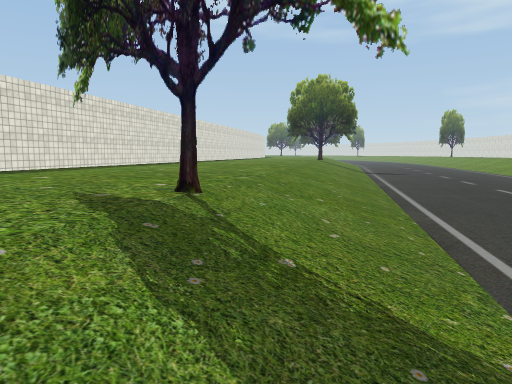
[1] (above)

17 first-person views from a walk through a Unity game level. The camera is 1.2 m above the floor, tilts 6° down and sees 70° across. The floor is counted in squares, 2 m on a side. Each view is taken from the middle of a square. On the plan, view 1 faces up. The plan holds only what a view shows up to about 10 squares ahead; the rest is blank. The place goes on beyond the plan. The player is left out. Some surface patterns are stand-ins.

[2]
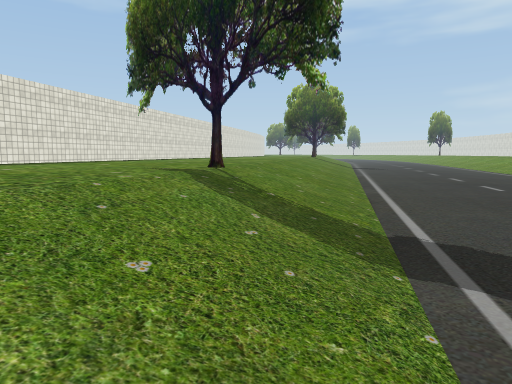

[3]
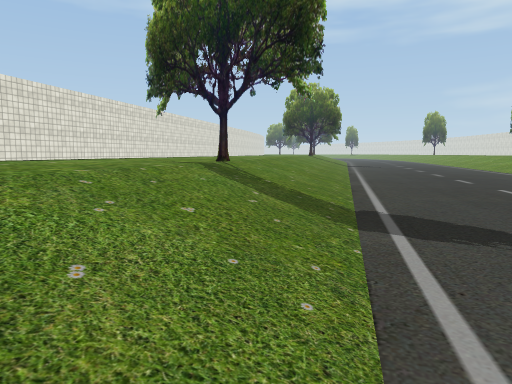

[4]
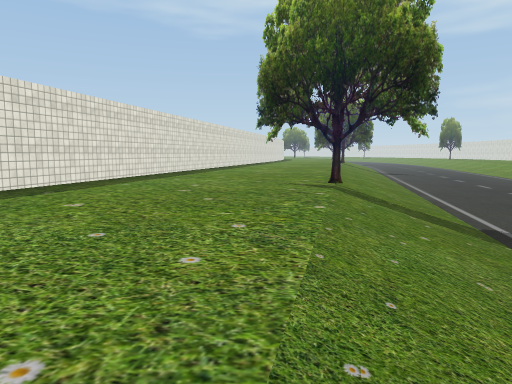

[5]
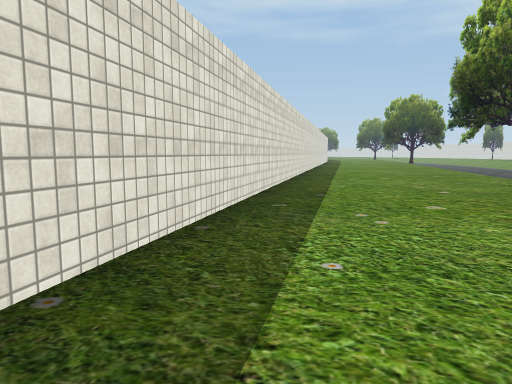

[6]
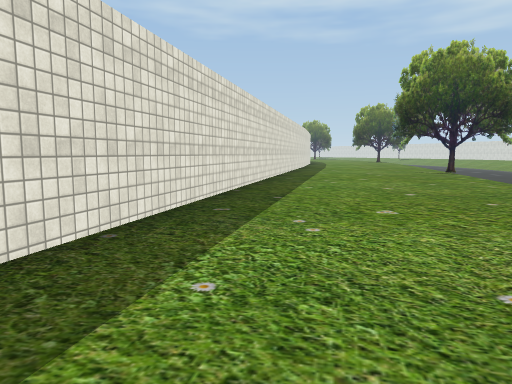

[7]
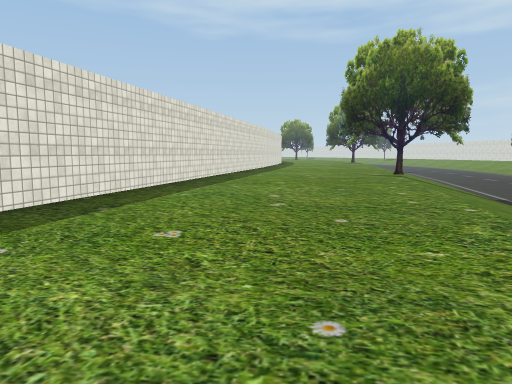

[8]
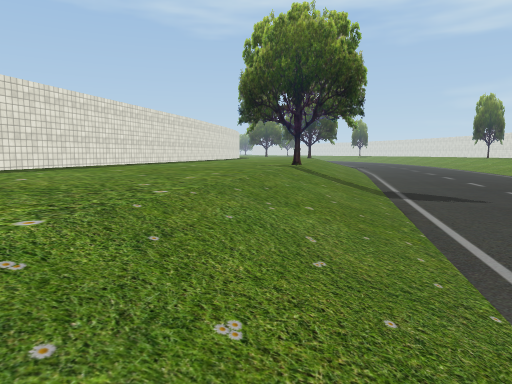

[9]
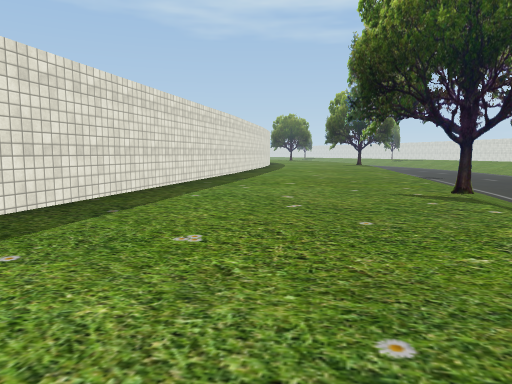

[10]
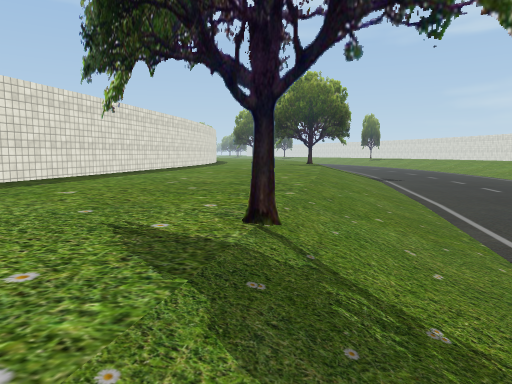

[11]
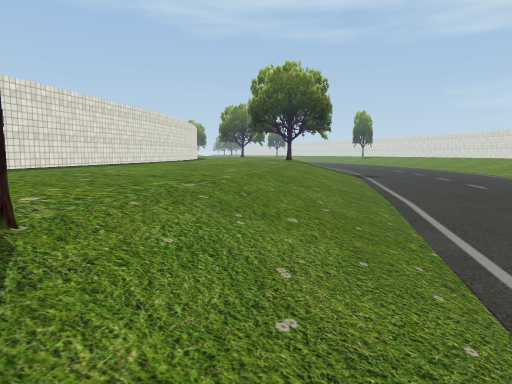

[12]
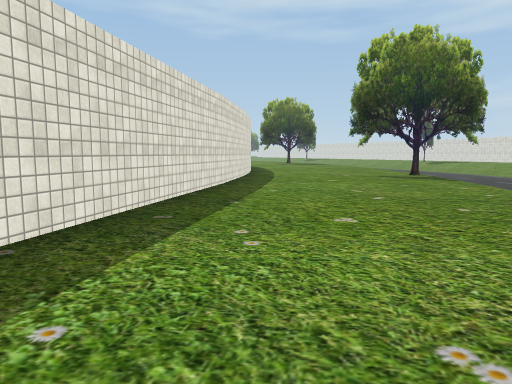

[13]
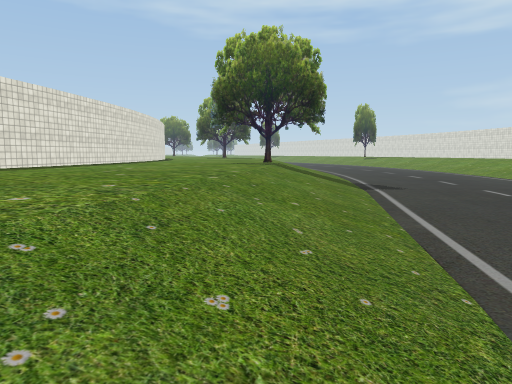

[14]
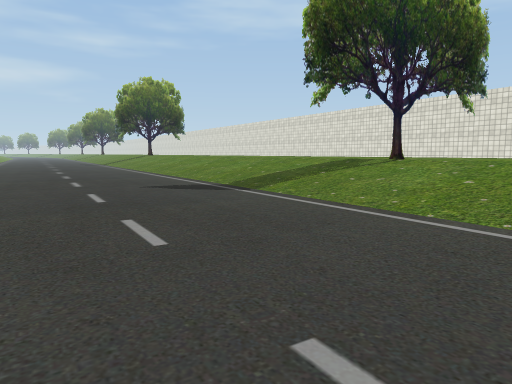

[15]
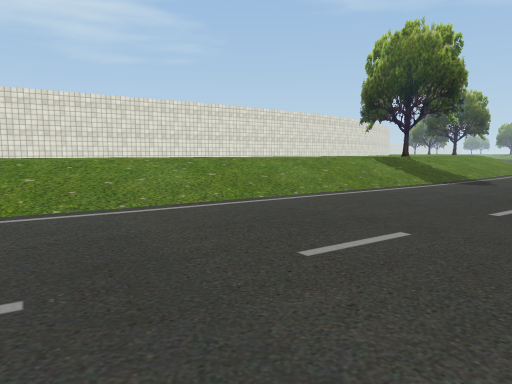

[16]
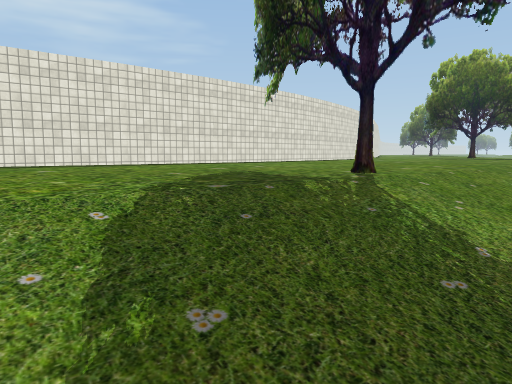

[17]
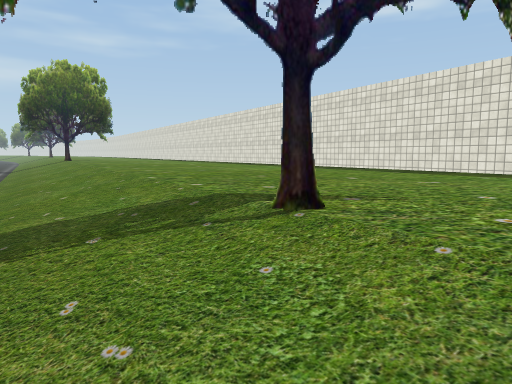

### Floor plan
Key: @ floor where view 1 was taken; # wall or solid block; . main floor; - floor 1 m lower than the main floor; / step, stairs or slope; = window, fence, low wall or low ledge.
Columns run from 7 left of view 1 to 11 right of it. Each row starts with its distance up from view 1.
 31        #...##
 30        #.....//----
 29        #.....//----
 28        #.....//----
 27        #.....//---
 26       ##....//----
 25       #.....//----
 24       #.....//----
 23       #.....//----
 22      ##.....//----
 21      #.....//-----
 20      #.....//-----
 19      #.....//----
 18      #...#.//----
 17     #.....#=/----
 16     #.....//----
 15     #.....//----
 14     #.....//----
 13    ##....///----
 12    #.....//-----
 11    #.....//----
 10    #.....//----
  9   ##....///----
  8   #.....//-----
  7   #.....//----
  6   #.....//----
  5  ##....///----
  4  #...#.//----
  3  #....#//---
  2  #.....//---
  1 ##.....//--
  0 #...../@--
 -1 #.....//--
 -2 #.....//-
 -3 #.....//
 -4  ....//-

Where each view was taken, in squares from view 1:
view 1: 0 up, 0 right, facing up
view 2: 2 down, 0 right, facing up
view 3: 3 down, 0 right, facing up
view 4: 4 down, 2 left, facing up
view 5: 4 down, 6 left, facing up
view 6: 6 up, 3 left, facing up
view 7: 7 up, 1 left, facing up
view 8: 8 up, 2 right, facing up
view 9: 12 up, 0 right, facing up
view 10: 15 up, 3 right, facing up
view 11: 16 up, 4 right, facing up
view 12: 21 up, 1 right, facing up
view 13: 20 up, 5 right, facing up
view 14: 20 up, 9 right, facing down-left
view 15: 20 up, 10 right, facing up-left
view 16: 28 up, 7 right, facing up-left
view 17: 4 up, 1 right, facing down-left
